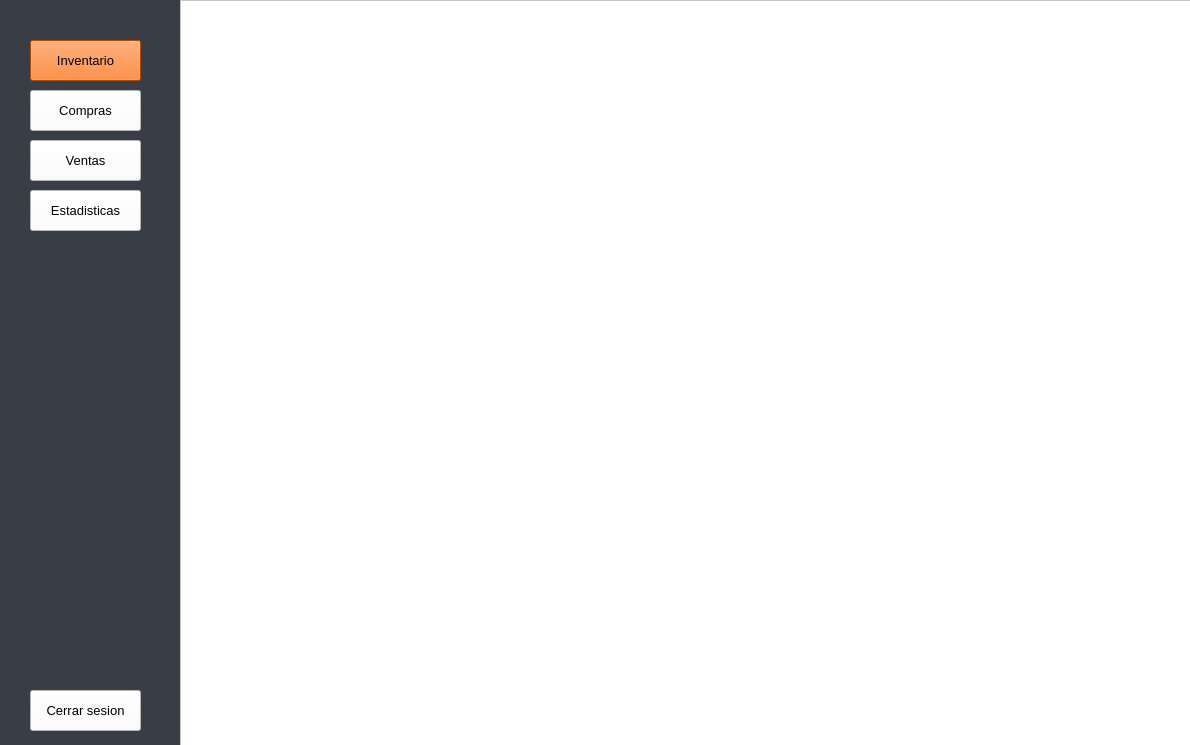
<?xml version="1.0" encoding="UTF-8"?>
<ui version="4.0">
 <class>Inventario</class>
 <widget class="QMainWindow" name="Inventario">
  <property name="geometry">
   <rect>
    <x>0</x>
    <y>0</y>
    <width>1190</width>
    <height>745</height>
   </rect>
  </property>
  <property name="windowTitle">
   <string>Inventario</string>
  </property>
  <property name="styleSheet">
   <string notr="true">background-color: rgb(57, 62, 70);</string>
  </property>
  <widget class="QWidget" name="centralwidget">
   <widget class="QTableWidget" name="tablaInventario">
    <property name="enabled">
     <bool>true</bool>
    </property>
    <property name="geometry">
     <rect>
      <x>180</x>
      <y>0</y>
      <width>1011</width>
      <height>746</height>
     </rect>
    </property>
    <property name="maximumSize">
     <size>
      <width>4096</width>
      <height>1920</height>
     </size>
    </property>
    <property name="font">
     <font>
      <family>Arial</family>
      <pointsize>10</pointsize>
     </font>
    </property>
    <property name="layoutDirection">
     <enum>Qt::LeftToRight</enum>
    </property>
    <property name="styleSheet">
     <string notr="true">background-color: rgb(255, 255, 255);</string>
    </property>
   </widget>
   <widget class="QPushButton" name="botonCompras">
    <property name="geometry">
     <rect>
      <x>30</x>
      <y>90</y>
      <width>111</width>
      <height>41</height>
     </rect>
    </property>
    <property name="font">
     <font>
      <family>Arial</family>
      <pointsize>10</pointsize>
      <weight>50</weight>
      <bold>false</bold>
     </font>
    </property>
    <property name="styleSheet">
     <string notr="true">background-color: rgb(255, 255, 255);</string>
    </property>
    <property name="text">
     <string>Compras</string>
    </property>
   </widget>
   <widget class="QPushButton" name="botonInventario">
    <property name="geometry">
     <rect>
      <x>30</x>
      <y>40</y>
      <width>111</width>
      <height>41</height>
     </rect>
    </property>
    <property name="font">
     <font>
      <family>Arial</family>
      <pointsize>10</pointsize>
      <weight>50</weight>
      <bold>false</bold>
     </font>
    </property>
    <property name="styleSheet">
     <string notr="true">background-color: rgb(255, 102, 0);</string>
    </property>
    <property name="text">
     <string>Inventario</string>
    </property>
   </widget>
   <widget class="QPushButton" name="botonVentas">
    <property name="geometry">
     <rect>
      <x>30</x>
      <y>140</y>
      <width>111</width>
      <height>41</height>
     </rect>
    </property>
    <property name="font">
     <font>
      <family>Arial</family>
      <pointsize>10</pointsize>
      <weight>50</weight>
      <bold>false</bold>
     </font>
    </property>
    <property name="styleSheet">
     <string notr="true">background-color: rgb(255, 255, 255);</string>
    </property>
    <property name="text">
     <string>Ventas</string>
    </property>
   </widget>
   <widget class="QPushButton" name="botonCerrarSesion">
    <property name="geometry">
     <rect>
      <x>30</x>
      <y>690</y>
      <width>111</width>
      <height>41</height>
     </rect>
    </property>
    <property name="font">
     <font>
      <family>Arial</family>
      <pointsize>10</pointsize>
      <weight>50</weight>
      <bold>false</bold>
     </font>
    </property>
    <property name="styleSheet">
     <string notr="true">background-color: rgb(255, 255, 255);</string>
    </property>
    <property name="text">
     <string>Cerrar sesion</string>
    </property>
   </widget>
   <widget class="QPushButton" name="botonUsuarios_2">
    <property name="geometry">
     <rect>
      <x>30</x>
      <y>190</y>
      <width>111</width>
      <height>41</height>
     </rect>
    </property>
    <property name="font">
     <font>
      <family>Arial</family>
      <pointsize>10</pointsize>
      <weight>50</weight>
      <bold>false</bold>
     </font>
    </property>
    <property name="styleSheet">
     <string notr="true">background-color: rgb(255, 255, 255);</string>
    </property>
    <property name="text">
     <string>Estadisticas</string>
    </property>
   </widget>
  </widget>
 </widget>
 <tabstops>
  <tabstop>botonInventario</tabstop>
  <tabstop>botonCompras</tabstop>
  <tabstop>botonVentas</tabstop>
  <tabstop>tablaInventario</tabstop>
 </tabstops>
 <resources/>
 <connections/>
</ui>
